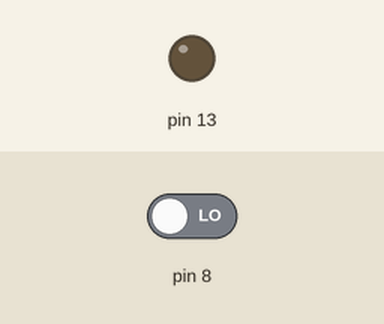
This sketch was run on a simulated Arduino Uno, built with avr-gcc and run on an emulated ATmega328P. On the bench: output pins drawn as LEDs (lit = HIGH). The inputs (shaded band) are chosen by the test bench; at power-on: pin 8 LOW.

Above: at 1.2 s.
1.3 s: pin 8 driven HIGH
At 1.7 s:
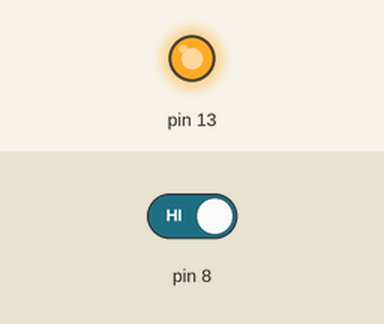
4.3 s: pin 8 driven LOW
At 5.1 s:
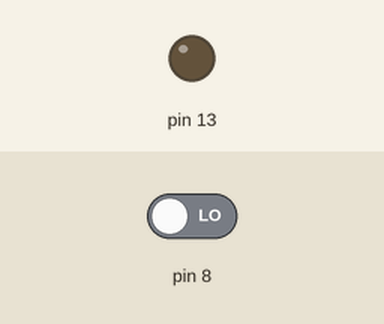
Timing chart, 0 to 7.3 s (numbered marks = the images above; inputs shaded):
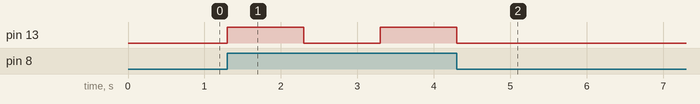

The sketch:

codigo.ino
```cpp
// C++ code
//
void setup()
{
  pinMode(13, OUTPUT);
  pinMode(8, INPUT);
}

void loop()
{
  if( digitalRead(8) == HIGH){
  digitalWrite(13, HIGH);
  delay(1000); // Wait for 1000 millisecond(s)
  digitalWrite(13, LOW);
  delay(1000); // Wait for 1000 millisecond(s)
  }
}
```

Measured:
- after the input at 1.3 s, pin 13: LOW → HIGH at once, → LOW 1.0 s later, → HIGH 1.0 s later
- after the input at 4.3 s, pin 13: goes on until 4.3 s, then stays LOW
